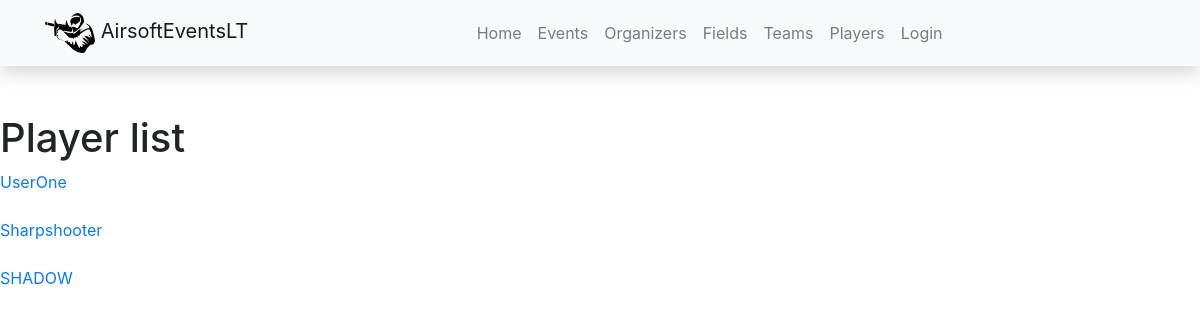
The app's page /teams/players/ with its own data.
### teams/models.py (models this page shows, shortened)
class Player(models.Model):
    user = models.ForeignKey(User, on_delete=models.SET_NULL, null=True, blank=True)
    n_name = models.CharField('Nickname of the player', max_length=150)
    team = models.ForeignKey("Team", related_name='team_players', on_delete=models.SET_NULL, null=True)
    games_played = models.IntegerField()
    player_from = models.CharField('Town where player is from', max_length=150)
    date_of_birth = models.DateField()
    team_leader = models.BooleanField()
    class Meta:
        verbose_name = _("Player")
        verbose_name_plural = _("Players")

### teams/views.py (the view)
# urls.py: path('players/', views.PlayerListView.as_view(), name='players'),
class PlayerListView(generic.ListView):
    model = Player
    context_object_name = 'players'
    template_name = 'players.html'

### teams/templates/players.html
{% extends "base.html" %}
{% load i18n %}
{% block content %}
<h1>Player list</h1>
{% if players %}
<div>
    {% for player in players %}
    <a href={{ player.id }}><div> {{ player.n_name }} </div></a>
    <br>
    {% endfor %}
</div>
{% else %}
<div> No players yet </div>
{% endif %}
{% endblock %}

### records on screen
Player: n_name "UserOne"
Player: n_name "Sharpshooter"
Player: n_name "SHADOW"
